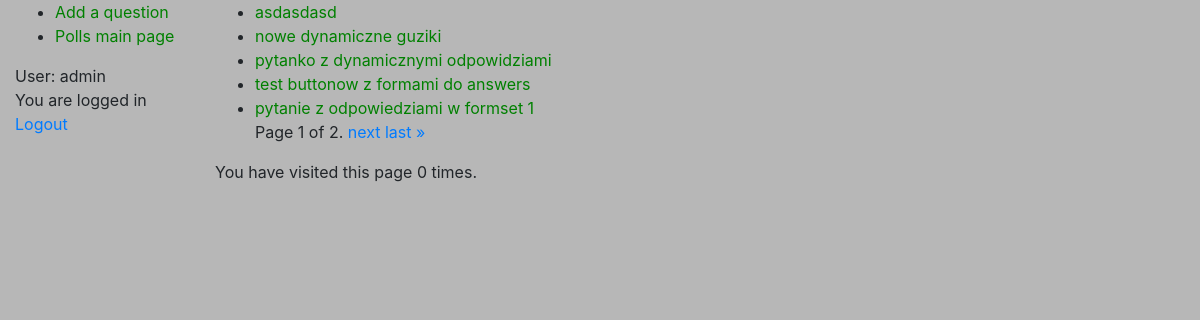
The app's page /polls/ (signed in), older data.
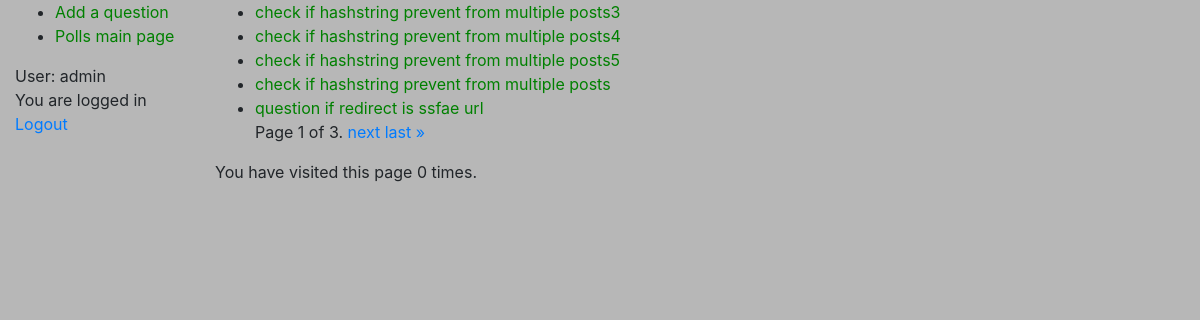
The same page, newer data.
### polls/models.py (models this page shows, shortened)
class Question(models.Model):
    question_text = models.CharField(max_length=200, unique=True)
    pub_date = models.DateTimeField(default=timezone.now) #auto_now_add=True, blank=True
    ordering = ['-pub_date']
    def was_published_recently(self):
        now = timezone.now()
        return now - datetime.timedelta(days=1) <= self.pub_date <= now
    was_published_recently.admin_order_field = 'pub_date' #by what field we sort
    was_published_recently.boolean = True #True or False changes to graphics
    was_published_recently.short_description = 'Published recently?' #what will be the column description
    class Meta: #defines what perrmisions what users can get
        permissions = (("can_add_question", "allows user to add questions"),)

### polls/views.py (the view)
# urls.py: path('', views.IndexView.as_view(), name='index'),
class IndexView(generic.ListView):
    paginate_by = 5
    template_name = 'polls/index.html' #Similarly, the ListView generic view uses a default template called <app name>/<model name>_list.html;
    def get_queryset(self): # defines how the querryset will be created, we override it to write 5 questions, not all form DB
        if self.request.user.is_authenticated:
            return Question.objects.filter(pub_date__lte=timezone.now()).annotate(choice_count=Count('choice')).filter(choice_count__gte=1).order_by('-pub_date')
        else:
            return []
    def get_context_data(self, **kwargs):
        context = super().get_context_data(**kwargs)
        num_visits = self.request.session.get('num_visits', 0)
        self.request.session['num_visits'] = num_visits + 1
        context['num_visits'] = num_visits
        return context

### polls/templates/polls/index.html (shortened to what this page needs)
{% extends "base_generic.html" %}
{% block content %}
{% load static %}
<link rel="stylesheet" type="text/css" href="{% static 'polls/style.css' %}">
{% if is_paginated %}
<ul>
    {% for question in page_obj %}
    <li><a href="{% url 'polls:detail' question.id %}">{{ question.question_text }}</a></li>
    {% endfor %}
    <div class="pagination">
    <span class="step-links">
        <span class="current">
            Page {{ page_obj.number }} of {{ page_obj.paginator.num_pages }}.
        </span>
        {% if page_obj.has_next %}
            <a href="?page={{ page_obj.next_page_number }}">next</a>
            <a href="?page={{ page_obj.paginator.num_pages }}">last &raquo;</a>
        {% endif %}
    </span>
    </div>
</ul>
{% else %}
<p>No polls are available.</p>
<p>Test of second text.</p>
{% endif %}
<p>You have visited this page {{ num_visits }}{% if num_visits == 1 %} time{% else %} times{% endif %}.</p>
{% endblock %}

Row changes from the older to the newer data that the page shows:
no longer on this page (row unchanged): Question: question_text "asdasdasd"
no longer on this page (row unchanged): Question: question_text "nowe dynamiczne guziki"
no longer on this page (row unchanged): Question: question_text "pytanko z dynamicznymi odpowidziami"
no longer on this page (row unchanged): Question: question_text "test buttonow z formami do answers"
no longer on this page (row unchanged): Question: question_text "pytanie z odpowiedziami w formset 1"
added Question: question_text "check if hashstring prevent from multiple posts3"
added Question: question_text "check if hashstring prevent from multiple posts4"
added Question: question_text "check if hashstring prevent from multiple posts5"
added Question: question_text "check if hashstring prevent from multiple posts"
added Question: question_text "question if redirect is ssfae url"
Text that changed along with them:
{{ page_obj.paginator.num_pages }}: "2" → "3"
